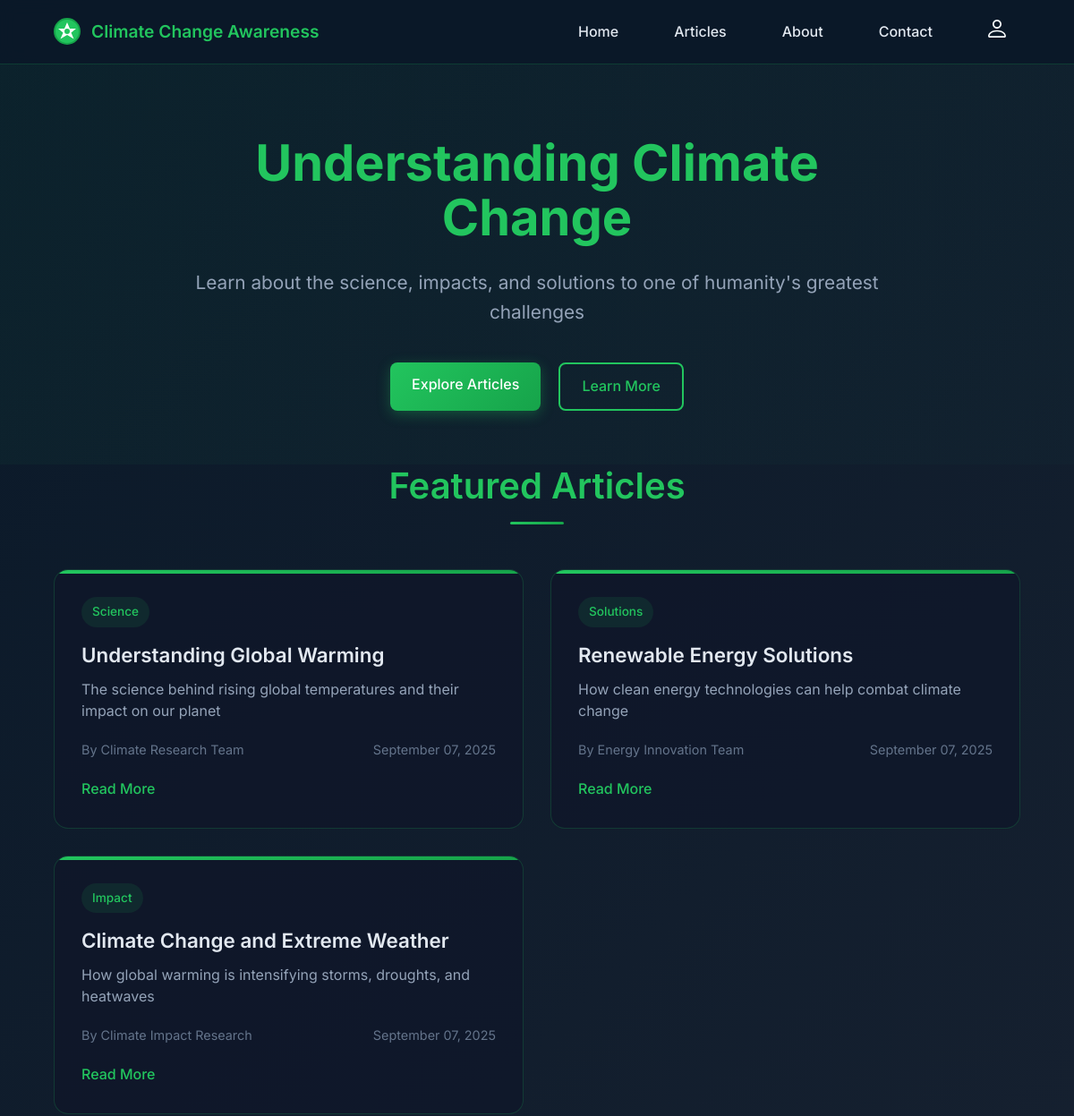
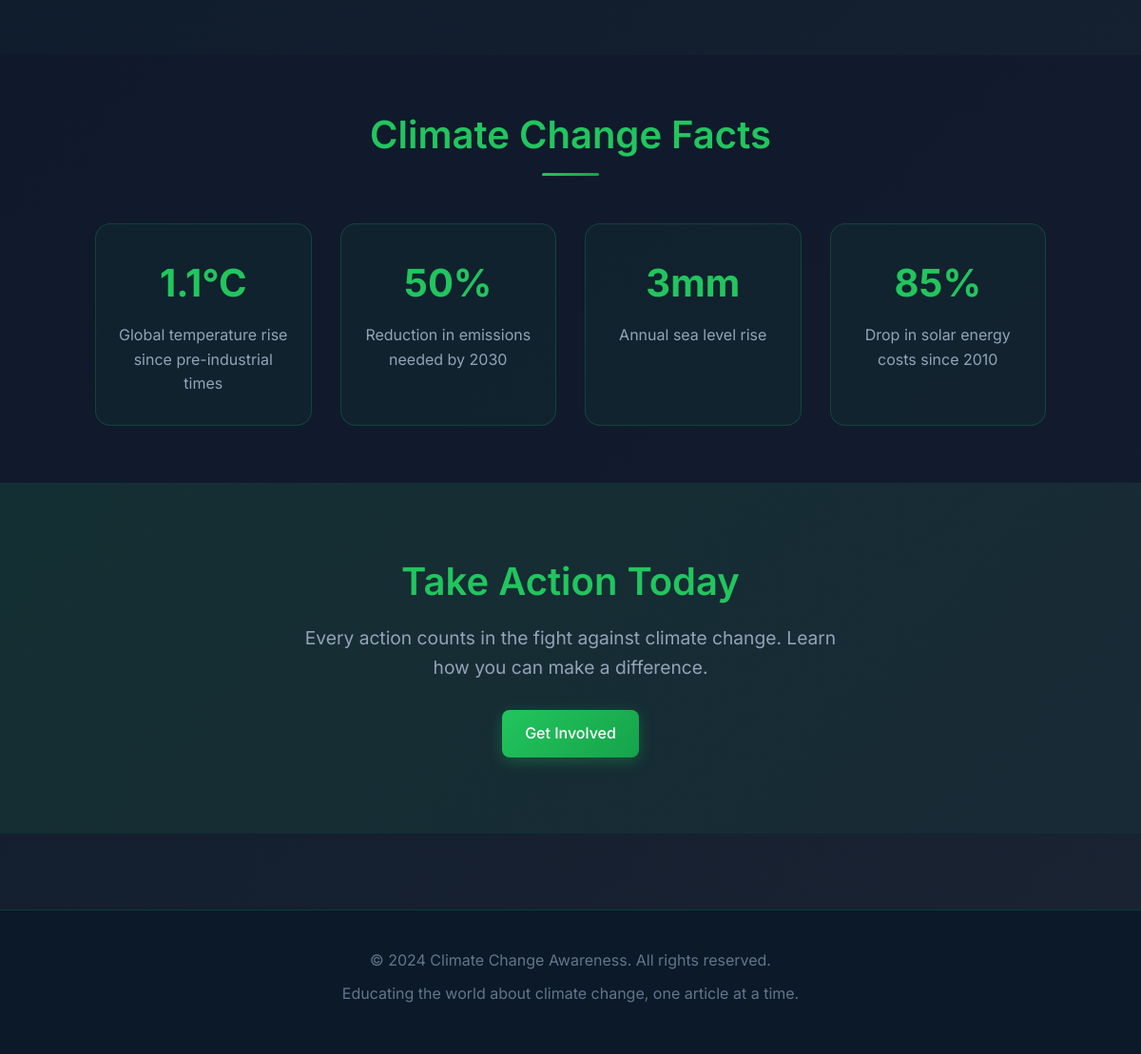
The page / on the database its author committed (2 pictures, top to bottom).
### main.py (models this page shows, shortened)
class ClimateArticle(db.Model):
    id = db.Column(db.Integer, primary_key=True)
    title = db.Column(db.String(200), nullable=False)
    subtitle = db.Column(db.String(500), nullable=False)
    content = db.Column(db.Text, nullable=False)
    category = db.Column(db.String(50), nullable=False)  # e.g., "Science", "Solutions", "Impact"
    date_created = db.Column(db.DateTime, default=datetime.utcnow)
    author = db.Column(db.String(100), nullable=False, default="Climate Team")

### main.py (the view)
@app.route('/')
def home():
    featured_articles = ClimateArticle.query.order_by(ClimateArticle.date_created.desc()).limit(3).all()
    return render_template('home.html', articles=featured_articles)

### templates/home.html (shortened to what this page needs)
<!doctype html>
<html lang="en">
<head>
  <link rel="stylesheet" href="../static/css/style.css">
</head>
<body>
  <header class="header">
    <div class="logo-container">
      <img src="../static/img/climate-logo.svg" alt="Climate Logo" width="30" height="30">
      <span class="logo-text">Climate Change Awareness</span>
    </div>
    <nav class="main-nav">
      <ul class="main-list">
        <li class="list__item"><a href="/">Home</a></li>
        <li class="list__item"><a href="/articles">Articles</a></li>
        <li class="list__item"><a href="/about">About</a></li>
        <li class="list__item"><a href="/contact">Contact</a></li>
        <li class="list__item">
          <a href="/login">
            <img src="../static/img/login.svg" alt="login" width="20" height="20">
          </a>
        </li>
      </ul>
    </nav>
  </header>
  <main>
    <section class="hero">
      <div class="hero-content">
        <h1 class="hero-title">Understanding Climate Change</h1>
        <p class="hero-subtitle">Learn about the science, impacts, and solutions to one of humanity's greatest challenges</p>
        <div class="hero-buttons">
          <a href="/articles" class="btn btn-primary">Explore Articles</a>
          <a href="/about" class="btn btn-secondary">Learn More</a>
        </div>
      </div>
    </section>
    <section class="featured-articles">
      <h2 class="section-title">Featured Articles</h2>
      <div class="articles-grid">
        {% for article in articles %}
        <article class="article-card">
          <div class="article-category">{{ article.category }}</div>
          <h3 class="article-title">{{ article.title }}</h3>
          <p class="article-subtitle">{{ article.subtitle }}</p>
          <div class="article-meta">
            <span class="article-author">By {{ article.author }}</span>
            <span class="article-date">{{ article.date_created.strftime('%B %d, %Y') }}</span>
          </div>
          <a href="/article/{{ article.id }}" class="article-link">Read More</a>
        </article>
        {% endfor %}
      </div>
    </section>
    <section class="quick-facts">
      <h2 class="section-title">Climate Change Facts</h2>
      <div class="facts-grid">
        <div class="fact-card">
          <div class="fact-number">1.1°C</div>
          <div class="fact-description">Global temperature rise since pre-industrial times</div>
        </div>
        <div class="fact-card">
          <div class="fact-number">50%</div>
          <div class="fact-description">Reduction in emissions needed by 2030</div>
        </div>
        <div class="fact-card">
          <div class="fact-number">3mm</div>
          <div class="fact-description">Annual sea level rise</div>
        </div>
        <div class="fact-card">
          <div class="fact-number">85%</div>
          <div class="fact-description">Drop in solar energy costs since 2010</div>
        </div>
      </div>
    </section>
    <section class="call-to-action">
      <div class="cta-content">
        <h2>Take Action Today</h2>
        <p>Every action counts in the fight against climate change. Learn how you can make a difference.</p>
        <a href="/articles?category=Solutions" class="btn btn-primary">Get Involved</a>
      </div>
    </section>
  </main>
  <footer class="footer">
    <div class="footer-content">
      <p>&copy; 2024 Climate Change Awareness. All rights reserved.</p>
      <p>Educating the world about climate change, one article at a time.</p>
    </div>
  </footer>
</body>
</html>

### rows shown on the page
ClimateArticle: category "Science", title "Understanding Global Warming", subtitle "The science behind rising global temperatures and their impact on our planet", author "Climate Research Team", date_created "September 07, 2025"
ClimateArticle: category "Solutions", title "Renewable Energy Solutions", subtitle "How clean energy technologies can help combat climate change", author "Energy Innovation Team", date_created "September 07, 2025"
ClimateArticle: category "Impact", title "Climate Change and Extreme Weather", subtitle "How global warming is intensifying storms, droughts, and heatwaves", author "Climate Impact Research", date_created "September 07, 2025"
